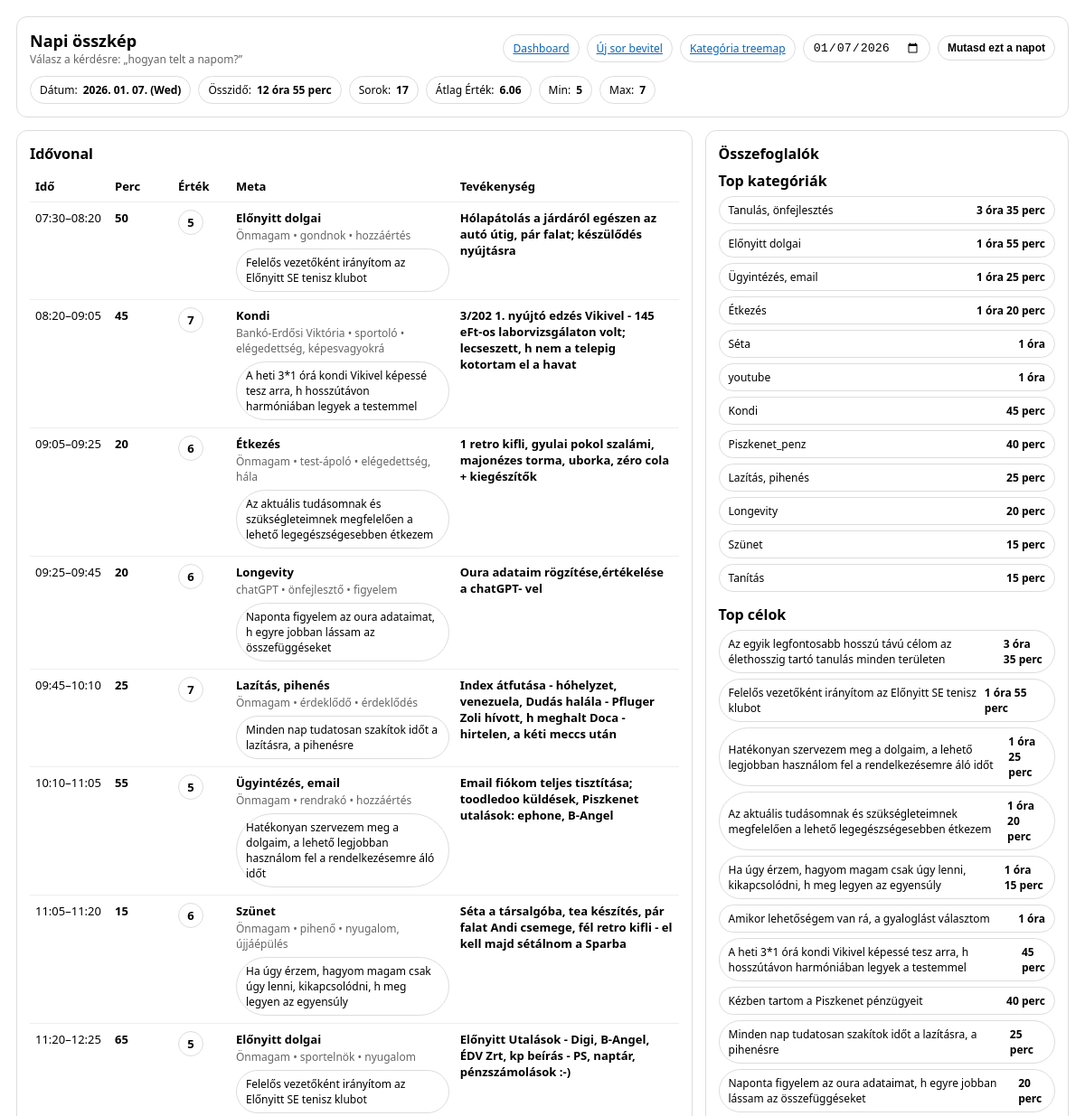
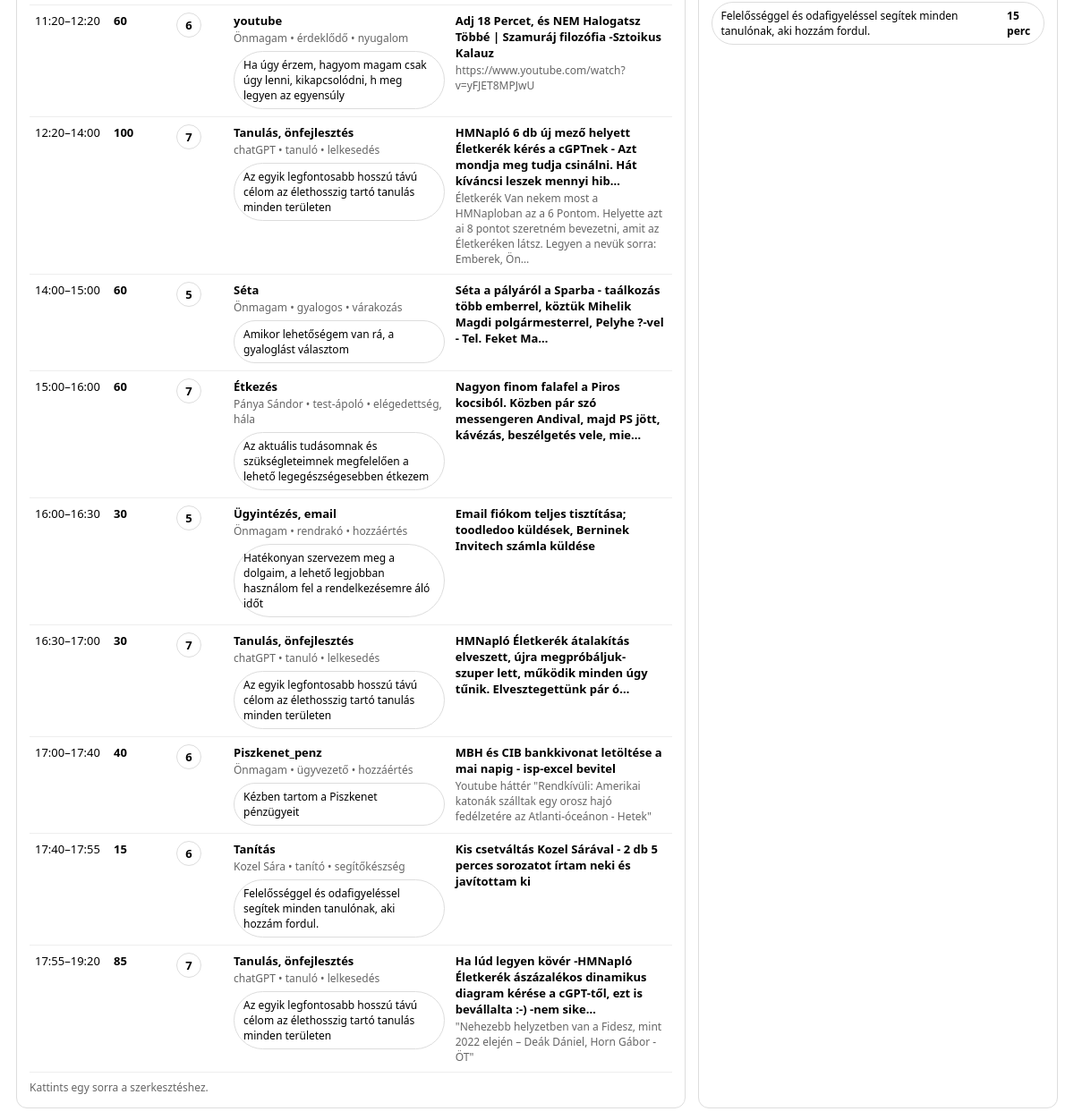
The page /naplo/nap/ on the database its author committed (2 pictures, top to bottom).
### naplo/models.py (models this page shows, shortened)
class NaploSor(models.Model):
    datum = models.DateField()
    kezdet = models.TimeField(null=True, blank=True)
    veg = models.TimeField(null=True, blank=True)
    ido = models.DurationField()
    tevekenyseg = models.TextField()
    ertek = models.IntegerField(null=True, blank=True)
    kategoria = models.CharField(max_length=100, blank=True)
    kapcsolodo = models.CharField(max_length=100, blank=True)
    szerep = models.CharField(max_length=100, blank=True)
    erzelem = models.CharField(max_length=100, blank=True)
    kapcsolodo_cel = models.CharField(max_length=200, blank=True)
    letrehozva = models.DateTimeField(auto_now_add=True)
    megjegyzes = models.TextField(blank=True)
    class Meta:
        ordering = ["-datum", "-kezdet"]

### naplo/views.py (the view)
# urls.py: path("nap/", nap_attekintes, name="nap_attekintes"),
def nap_attekintes(request):
    date_s = (request.GET.get("date") or request.GET.get("datum") or "").strip()
    d = parse_date(date_s) if date_s else None
    if d is None:
        last = NaploSor.objects.order_by("-datum", "-kezdet", "-id").first()
        if last and last.datum:
            d = last.datum
        else:
            d = timezone.localdate()
    qs = NaploSor.objects.filter(datum=d).order_by("kezdet", "id")
    entries = []
    total_minutes = 0
    ertek_vals = []
    for s in qs:
        minutes = int(s.ido.total_seconds() // 60) if s.ido else 0
        total_minutes += minutes
        if s.ertek is not None:
            try:
                ertek_vals.append(int(s.ertek))
            except (TypeError, ValueError):
                pass
        entries.append({
            "id": s.id,
            "edit_url": reverse("naplo_bevitel_edit", args=[s.id]),
            "datum": s.datum,
            "kezdet": s.kezdet,
            "veg": s.veg,
            "minutes": minutes,
            "minutes_human": format_minutes(minutes),
            "ertek": s.ertek,
            "kategoria": s.kategoria or "",
            "kapcsolodo": s.kapcsolodo or "",
            "szerep": s.szerep or "",
            "erzelem": s.erzelem or "",
            "kapcsolodo_cel": s.kapcsolodo_cel or "",
            "tevekenyseg": s.tevekenyseg or "",
            "megjegyzes": s.megjegyzes or "",
        })
    avg_ertek = round(sum(ertek_vals) / len(ertek_vals), 2) if ertek_vals else None
    min_ertek = min(ertek_vals) if ertek_vals else None
    max_ertek = max(ertek_vals) if ertek_vals else None
    cat_rows = (
        NaploSor.objects
        .filter(datum=d)
        .values("kategoria")
        .annotate(total_ido=Sum("ido"))
        .order_by("-total_ido", "kategoria")
    )
    top_kategoriak = []
    for r in cat_rows[:12]:
        dur = r.get("total_ido")
        m = int(dur.total_seconds() // 60) if dur else 0
        top_kategoriak.append({
            "kategoria": r.get("kategoria") or "",
            "minutes": m,
            "human": format_minutes(m),
        })
    cel_rows = (
        NaploSor.objects
        .filter(datum=d)
        .exclude(kapcsolodo_cel__isnull=True)
        .exclude(kapcsolodo_cel__exact="")
        .values("kapcsolodo_cel")
        .annotate(total_ido=Sum("ido"))
        .order_by("-total_ido", "kapcsolodo_cel")
    )
    top_celok = []
    for r in cel_rows[:12]:
        dur = r.get("total_ido")
        m = int(dur.total_seconds() // 60) if dur else 0
        top_celok.append({
            "cel": r.get("kapcsolodo_cel") or "",
            "minutes": m,
            "human": format_minutes(m),
        })
    return render(
        request,
        "naplo/nap_attekintes.html",
        {
            "date": d,
            "date_iso": d.isoformat(),
            "entries": entries,
            "total_minutes": total_minutes,
            "total_human": format_minutes(total_minutes),
            "avg_ertek": avg_ertek,
            "min_ertek": min_ertek,
            "max_ertek": max_ertek,
            "top_kategoriak": top_kategoriak,
            "top_celok": top_celok,
        }
    )

### naplo/views.py (called while the page is built)
def format_minutes(total_minutes: int) -> str:
    try:
        m = int(total_minutes or 0)
    except (TypeError, ValueError):
        m = 0
    days = m // 1440
    hours = (m % 1440) // 60
    mins = m % 60
    parts = []
    if days:
        parts.append(f"{days} nap")
    if hours:
        parts.append(f"{hours} óra")
    if mins or not parts:
        parts.append(f"{mins} perc")
    return " ".join(parts)

### naplo/templates/naplo/nap_attekintes.html (shortened to what this page needs)
<!doctype html>
<html lang="hu">
<head>
</head>
<body>
  <div class="wrap">
    <div class="card">
      <div class="row">
        <div>
          <div style="font-weight:900; font-size:18px;">Napi összkép</div>
          <div class="muted">Válasz a kérdésre: „hogyan telt a napom?”</div>
        </div>
        <div style="display:flex; gap:8px; flex-wrap:wrap; align-items:center; justify-content:flex-end;">
          <a class="pill" href="{% url 'dashboard' %}">Dashboard</a>
          <a class="pill" href="{% url 'naplo_bevitel' %}">Új sor bevitel</a>
          <a class="pill" href="{% url 'kategoria_treemap' %}">Kategória treemap</a>
          <form method="get" action="{% url 'nap_attekintes' %}" style="display:flex; gap:8px; align-items:center;">
            <input type="date" name="date" value="{{ date_iso }}">
            <button class="pill" type="submit" style="font-weight:800;">Mutasd ezt a napot</button>
          </form>
        </div>
      </div>
      <div style="margin-top:10px; display:flex; gap:8px; flex-wrap:wrap; align-items:center;">
        <span class="pill">Dátum: <b>{{ date|date:"Y. m. d. (D)" }}</b></span>
        <span class="pill">Összidő: <b>{{ total_human }}</b></span>
        <span class="pill">Sorok: <b>{{ entries|length }}</b></span>
        {% if avg_ertek is not None %}<span class="pill">Átlag Érték: <b>{{ avg_ertek }}</b></span>{% endif %}
        {% if min_ertek is not None %}<span class="pill">Min: <b>{{ min_ertek }}</b></span>{% endif %}
        {% if max_ertek is not None %}<span class="pill">Max: <b>{{ max_ertek }}</b></span>{% endif %}
      </div>
    </div>
    <div class="grid">
      <div class="card">
        <div style="font-weight:900; margin-bottom:8px;">Idővonal</div>
        {% if entries %}
        <table>
          <colgroup>
            <col class="col-time">
            <col class="col-min">
            <col class="col-ertek">
            <col>
            <col>
          </colgroup>
          <thead>
            <tr>
              <th>Idő</th>
              <th>Perc</th>
              <th>Érték</th>
              <th>Meta</th>
              <th>Tevékenység</th>
            </tr>
          </thead>
          <tbody>
            {% for e in entries %}
              <tr class="clickrow" onclick="window.location.href='{{ e.edit_url }}'">
                <td>
                  {{ e.kezdet|time:"H:i" }}–{{ e.veg|time:"H:i" }}
                </td>
                <td><b>{{ e.minutes }}</b></td>
                <td>
                  {% if e.ertek is not None %}<span class="badge">{{ e.ertek }}</span>{% endif %}
                </td>
                <td>
                  <div><b>{{ e.kategoria }}</b></div>
                  <div class="meta">
                    {% if e.kapcsolodo %}{{ e.kapcsolodo }}{% endif %}
                    {% if e.szerep %}{% if e.kapcsolodo %} • {% endif %}{{ e.szerep }}{% endif %}
                    {% if e.erzelem %}{% if e.kapcsolodo or e.szerep %} • {% endif %}{{ e.erzelem }}{% endif %}
                  </div>
                  {% if e.kapcsolodo_cel %}
                    <div class="pill" style="margin-top:6px; max-width: 520px;">{{ e.kapcsolodo_cel }}</div>
                  {% endif %}
                </td>
                <td>
                  <div style="font-weight:800;">{{ e.tevekenyseg|truncatechars:120 }}</div>
                  {% if e.megjegyzes %}
                    <div class="meta">{{ e.megjegyzes|truncatechars:160 }}</div>
                  {% endif %}
                </td>
              </tr>
            {% endfor %}
          </tbody>
        </table>
        <div class="muted" style="margin-top:8px;">Kattints egy sorra a szerkesztéshez.</div>
        {% else %}
          <div class="muted">Nincs bejegyzés ezen a napon.</div>
        {% endif %}
      </div>
      <div class="card">
        <div style="font-weight:900; margin-bottom:8px;">Összefoglalók</div>
        <div style="font-weight:800; margin-top:6px;">Top kategóriák</div>
        {% if top_kategoriak %}
          <div style="display:grid; gap:6px; margin-top:6px;">
            {% for k in top_kategoriak %}
              <div class="pill" style="justify-content:space-between;">
                <span>{{ k.kategoria|default:"(üres)" }}</span>
                <b>{{ k.human }}</b>
              </div>
            {% endfor %}
          </div>
        {% else %}
          <div class="muted">Nincs kategória adat.</div>
        {% endif %}
        <div style="font-weight:800; margin-top:14px;">Top célok</div>
        {% if top_celok %}
          <div style="display:grid; gap:6px; margin-top:6px;">
            {% for c in top_celok %}
              <div class="pill" style="justify-content:space-between;">
                <span>{{ c.cel }}</span>
                <b>{{ c.human }}</b>
              </div>
            {% endfor %}
          </div>
        {% else %}
          <div class="muted">Nincs cél ezen a napon.</div>
        {% endif %}
      </div>
    </div>
  </div>
</body>
</html>

### naplo/templates/naplo/nap_attekintes.html (style rules this page uses)
body { font-family: system-ui, Arial; margin: 18px; }
.wrap { max-width: 1200px; margin: 0 auto; }
.card { border: 1px solid #ddd; border-radius: 12px; padding: 14px; background: #fff; }
.row { display:flex; gap:12px; flex-wrap:wrap; align-items:center; justify-content:space-between; }
.pill { display:inline-flex; align-items:center; gap:6px; padding:6px 10px; border:1px solid #ddd; border-radius:999px; background:#fff; font-size:12px; }
.muted { color:#666; font-size:12px; }
a { color:#0b66c3; }
.grid { display:grid; grid-template-columns: 1.3fr 0.7fr; gap: 14px; margin-top: 14px; }
table { width: 100%; border-collapse: collapse; font-size: 13px; table-layout: fixed; }
th, td { border-bottom: 1px solid #eee; padding: 8px 6px; text-align: left; vertical-align: top; overflow-wrap: anywhere; }
th { font-weight: 800; }
tr.clickrow { cursor:pointer; }
.col-time { width: 88px; }
.col-min { width: 70px; }
.col-ertek { width: 64px; }
.badge { display:inline-flex; align-items:center; justify-content:center; width:26px; height:26px; border-radius:999px; border:1px solid #ddd; font-weight:800; background:#fff; }
.meta { color:#666; font-size:12px; margin-top:2px; }
input[type="date"] { padding:6px 10px; border:1px solid #ddd; border-radius:999px; }
button { cursor:pointer; }

### rows shown on the page
NaploSor: datum "2026. 01. 07. (Wed)", kezdet "17:55", veg "19:20", kategoria "Tanulás, önfejlesztés", kapcsolodo "chatGPT", szerep "tanuló", erzelem "lelkesedés", kapcsolodo_cel "Az egyik legfontosabb hosszú távú célom az élethosszig tartó tanulás minden területen", tevekenyseg "Ha lúd legyen kövér -HMNapló Életkerék ászázalékos dinamikus diagram kérése a cGPT-től, ezt is bevállalta :-) -nem sike…", megjegyzes "\"Nehezebb helyzetben van a Fidesz, mint 2022 elején – Deák Dániel, Horn Gábor - ÖT\""
NaploSor: kezdet "07:30", veg "08:20", kategoria "Előnyitt dolgai", kapcsolodo "Önmagam", szerep "gondnok", erzelem "hozzáértés", kapcsolodo_cel "Felelős vezetőként irányítom az Előnyitt SE tenisz klubot", tevekenyseg "Hólapátolás a járdáról egészen az autó útig, pár falat; készülődés nyújtásra"
NaploSor: kezdet "08:20", veg "09:05", kategoria "Kondi", kapcsolodo "Bankó-Erdősi Viktória", szerep "sportoló", erzelem "elégedettség, képesvagyokrá", kapcsolodo_cel "A heti 3*1 órá kondi Vikivel képessé tesz arra, h hosszútávon harmóniában legyek a testemmel", tevekenyseg "3/202 1. nyújtó edzés Vikivel - 145 eFt-os laborvizsgálaton volt; lecseszett, h nem a telepig kotortam el a havat"
NaploSor: kezdet "09:05", veg "09:25", kategoria "Étkezés", kapcsolodo "Önmagam", szerep "test-ápoló", erzelem "elégedettség, hála", kapcsolodo_cel "Az aktuális tudásomnak és szükségleteimnek megfelelően a lehető legegészségesebben étkezem", tevekenyseg "1 retro kifli, gyulai pokol szalámi, majonézes torma, uborka, zéro cola + kiegészítők"
NaploSor: kezdet "09:25", veg "09:45", kategoria "Longevity", kapcsolodo "chatGPT", szerep "önfejlesztő", erzelem "figyelem", kapcsolodo_cel "Naponta figyelem az oura adataimat, h egyre jobban lássam az összefüggéseket", tevekenyseg "Oura adataim rögzítése,értékelése a chatGPT- vel"
NaploSor: kezdet "09:45", veg "10:10", kategoria "Lazítás, pihenés", kapcsolodo "Önmagam", szerep "érdeklődő", erzelem "érdeklődés", kapcsolodo_cel "Minden nap tudatosan szakítok időt a lazításra, a pihenésre", tevekenyseg "Index átfutása - hóhelyzet, venezuela, Dudás halála - Pfluger Zoli hívott, h meghalt Doca - hirtelen, a kéti meccs után"
NaploSor: kezdet "10:10", veg "11:05", kategoria "Ügyintézés, email", kapcsolodo "Önmagam", szerep "rendrakó", erzelem "hozzáértés", kapcsolodo_cel "Hatékonyan szervezem meg a dolgaim, a lehető legjobban használom fel a rendelkezésemre áló időt", tevekenyseg "Email fiókom teljes tisztítása; toodledoo küldések, Piszkenet utalások: ephone, B-Angel"
NaploSor: kezdet "11:05", veg "11:20", kategoria "Szünet", kapcsolodo "Önmagam", szerep "pihenő", erzelem "nyugalom, újjáépülés", kapcsolodo_cel "Ha úgy érzem, hagyom magam csak úgy lenni, kikapcsolódni, h meg legyen az egyensúly", tevekenyseg "Séta a társalgóba, tea készítés, pár falat Andi csemege, fél retro kifli - el kell majd sétálnom a Sparba"
NaploSor: kezdet "11:20", veg "12:25", kategoria "Előnyitt dolgai", kapcsolodo "Önmagam", szerep "sportelnök", erzelem "nyugalom", kapcsolodo_cel "Felelős vezetőként irányítom az Előnyitt SE tenisz klubot", tevekenyseg "Előnyitt Utalások - Digi, B-Angel, ÉDV Zrt, kp beírás - PS, naptár, pénzszámolások :-)"
NaploSor: kezdet "11:20", veg "12:20", kategoria "youtube", kapcsolodo "Önmagam", szerep "érdeklődő", erzelem "nyugalom", kapcsolodo_cel "Ha úgy érzem, hagyom magam csak úgy lenni, kikapcsolódni, h meg legyen az egyensúly", tevekenyseg "Adj 18 Percet, és NEM Halogatsz Többé | Szamuráj filozófia -Sztoikus Kalauz", megjegyzes "https://www.youtube.com/watch?v=yFJET8MPJwU"
NaploSor: kezdet "12:20", veg "14:00", kategoria "Tanulás, önfejlesztés", kapcsolodo "chatGPT", szerep "tanuló", erzelem "lelkesedés", kapcsolodo_cel "Az egyik legfontosabb hosszú távú célom az élethosszig tartó tanulás minden területen", tevekenyseg "HMNapló 6 db új mező helyett Életkerék kérés a cGPTnek - Azt mondja meg tudja csinálni. Hát kíváncsi leszek mennyi hib…", megjegyzes "Életkerék Van nekem most a HMNaploban az a 6 Pontom. Helyette azt ai 8 pontot szeretném bevezetni, amit az Életkeréken látsz. Legyen a nevük sorra: Emberek, Ön…"
NaploSor: kezdet "14:00", veg "15:00", kategoria "Séta", kapcsolodo "Önmagam", szerep "gyalogos", erzelem "várakozás", kapcsolodo_cel "Amikor lehetőségem van rá, a gyaloglást választom", tevekenyseg "Séta a pályáról a Sparba - taálkozás több emberrel, köztük Mihelik Magdi polgármesterrel, Pelyhe ?-vel - Tel. Feket Ma…"
NaploSor: kezdet "15:00", veg "16:00", kategoria "Étkezés", kapcsolodo "Pánya Sándor", szerep "test-ápoló", erzelem "elégedettség, hála", kapcsolodo_cel "Az aktuális tudásomnak és szükségleteimnek megfelelően a lehető legegészségesebben étkezem", tevekenyseg "Nagyon finom falafel a Piros kocsiból. Közben pár szó messengeren Andival, majd PS jött, kávézás, beszélgetés vele, mie…"
NaploSor: kezdet "16:00", veg "16:30", kategoria "Ügyintézés, email", kapcsolodo "Önmagam", szerep "rendrakó", erzelem "hozzáértés", kapcsolodo_cel "Hatékonyan szervezem meg a dolgaim, a lehető legjobban használom fel a rendelkezésemre áló időt", tevekenyseg "Email fiókom teljes tisztítása; toodledoo küldések, Berninek Invitech számla küldése"
NaploSor: kezdet "16:30", veg "17:00", kategoria "Tanulás, önfejlesztés", kapcsolodo "chatGPT", szerep "tanuló", erzelem "lelkesedés", kapcsolodo_cel "Az egyik legfontosabb hosszú távú célom az élethosszig tartó tanulás minden területen", tevekenyseg "HMNapló Életkerék átalakítás elveszett, újra megpróbáljuk- szuper lett, működik minden úgy tűnik. Elvesztegettünk pár ó…"
NaploSor: kezdet "17:00", veg "17:40", kategoria "Piszkenet_penz", kapcsolodo "Önmagam", szerep "ügyvezető", erzelem "hozzáértés", kapcsolodo_cel "Kézben tartom a Piszkenet pénzügyeit", tevekenyseg "MBH és CIB bankkivonat letöltése a mai napig - isp-excel bevitel", megjegyzes "Youtube háttér \"Rendkívüli: Amerikai katonák szálltak egy orosz hajó fedélzetére az Atlanti-óceánon - Hetek\""
NaploSor: kezdet "17:40", veg "17:55", kategoria "Tanítás", kapcsolodo "Kozel Sára", szerep "tanító", erzelem "segítőkészség", kapcsolodo_cel "Felelősséggel és odafigyeléssel segítek minden tanulónak, aki hozzám fordul.", tevekenyseg "Kis csetváltás Kozel Sárával - 2 db 5 perces sorozatot írtam neki és javítottam ki"

### other values the page prints
{{ total_human }} "12 óra 55 perc"
{{ entries|length }} "17"
{{ avg_ertek }} "6.06"
{{ min_ertek }} "5"
{{ max_ertek }} "7"
{{ e.minutes }} "50" "45" "20" "20" "25" "55" "15" "65" "60" "100" "60" "60" "30" "30" "40" "15" "85"
{{ e.ertek }} "5" "7" "6" "6" "7" "5" "6" "5" "6" "7" "5" "7" "5" "7" "6" "6" "7"
{{ k.kategoria|default:"(üres)" }} "Tanulás, önfejlesztés" "Előnyitt dolgai" "Ügyintézés, email" "Étkezés" "Séta" "youtube" "Kondi" "Piszkenet_penz" "Lazítás, pihenés" "Longevity" "Szünet" "Tanítás"
{{ k.human }} "3 óra 35 perc" "1 óra 55 perc" "1 óra 25 perc" "1 óra 20 perc" "1 óra" "1 óra" "45 perc" "40 perc" "25 perc" "20 perc" "15 perc" "15 perc"
{{ c.cel }} "Az egyik legfontosabb hosszú távú célom az élethosszig tartó tanulás minden területen" "Felelős vezetőként irányítom az Előnyitt SE tenisz klubot" "Hatékonyan szervezem meg a dolgaim, a lehető legjobban használom fel a rendelkezésemre áló időt" "Az aktuális tudásomnak és szükségleteimnek megfelelően a lehető legegészségesebben étkezem" "Ha úgy érzem, hagyom magam csak úgy lenni, kikapcsolódni, h meg legyen az egyensúly" "Amikor lehetőségem van rá, a gyaloglást választom" "A heti 3*1 órá kondi Vikivel képessé tesz arra, h hosszútávon harmóniában legyek a testemmel" "Kézben tartom a Piszkenet pénzügyeit" "Minden nap tudatosan szakítok időt a lazításra, a pihenésre" "Naponta figyelem az oura adataimat, h egyre jobban lássam az összefüggéseket" "Felelősséggel és odafigyeléssel segítek minden tanulónak, aki hozzám fordul."
{{ c.human }} "3 óra 35 perc" "1 óra 55 perc" "1 óra 25 perc" "1 óra 20 perc" "1 óra 15 perc" "1 óra" "45 perc" "40 perc" "25 perc" "20 perc" "15 perc"
